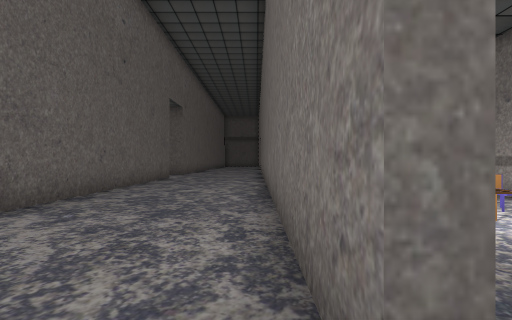
[1] (above)

19 first-person views from a walk through a 3-D level made in the Godot game engine. The camera is 1.5 m above the floor, looks level and sees 90° across. The floor is counted in squares, 2 m on a side. Each view is taken from the middle of a square. On the plan, view 1 faces up. The plan holds only what a view shows up to about 9 squares ahead; the rest is blank. Characters and animated objects are not drawn.

[2]
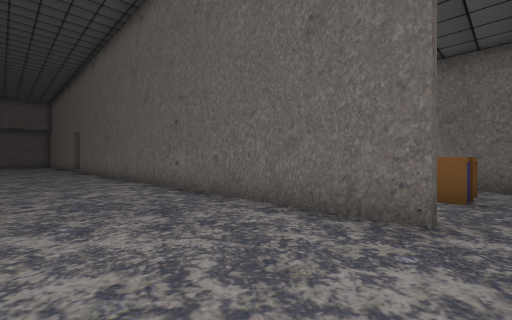

[3]
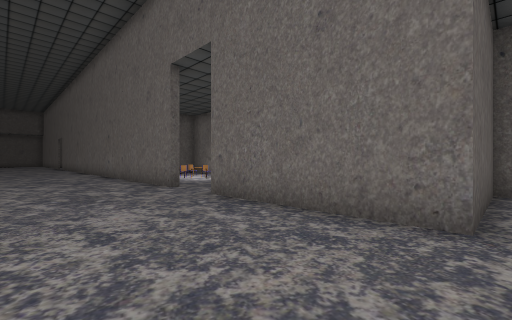

[4]
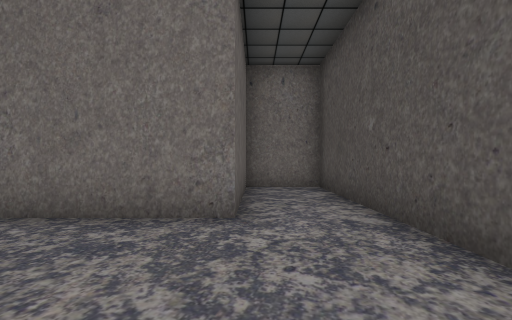

[5]
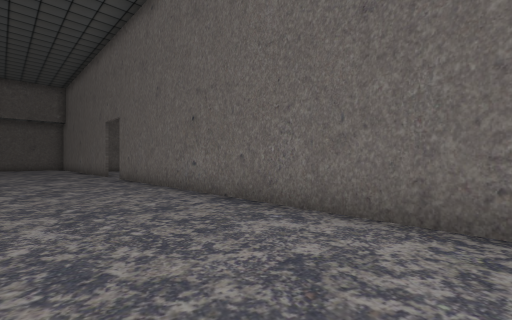

[6]
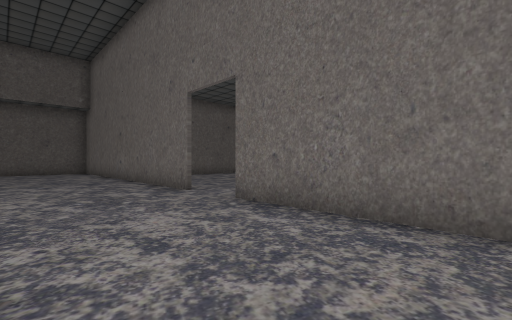

[7]
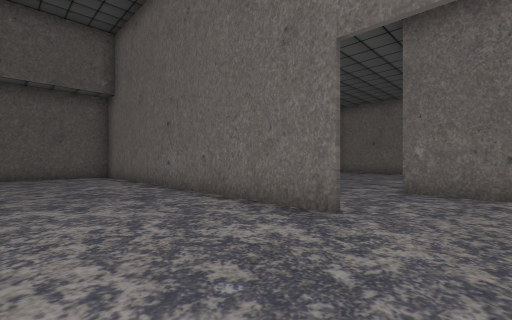

[8]
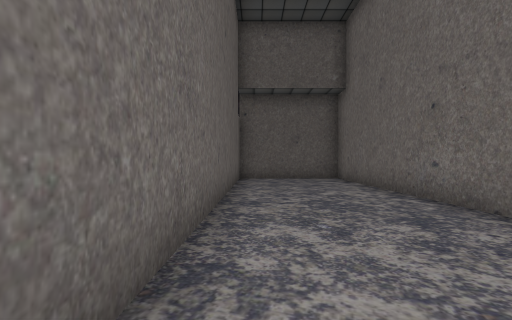

[9]
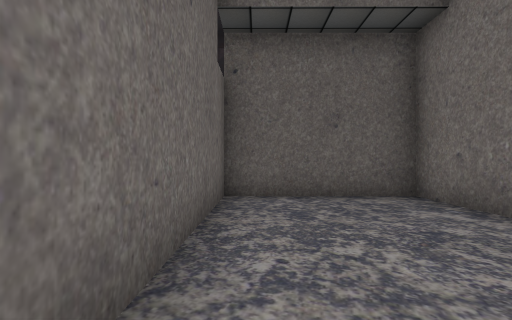

[10]
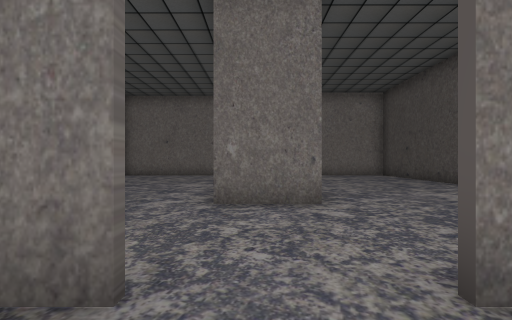

[11]
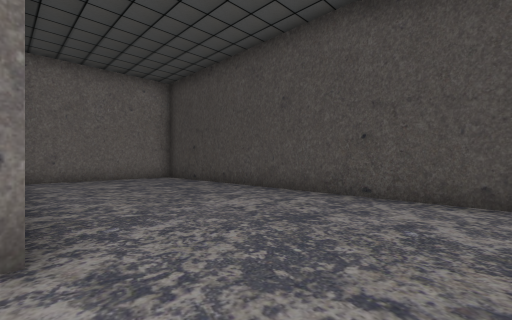

[12]
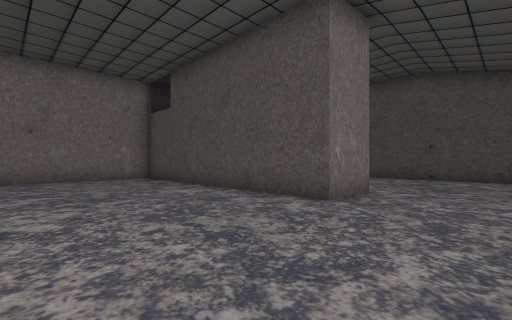

[13]
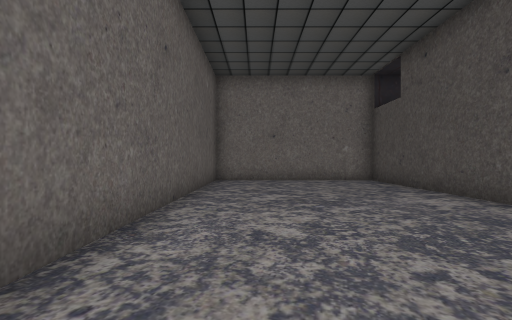

[14]
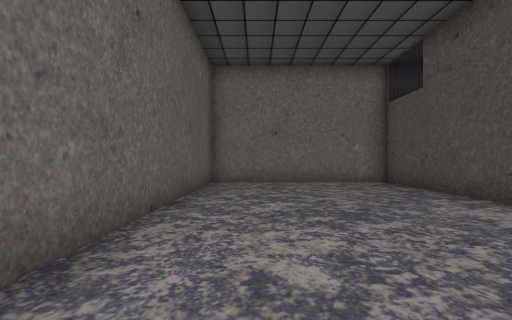

[15]
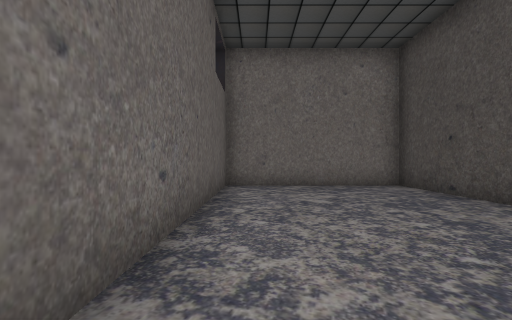

[16]
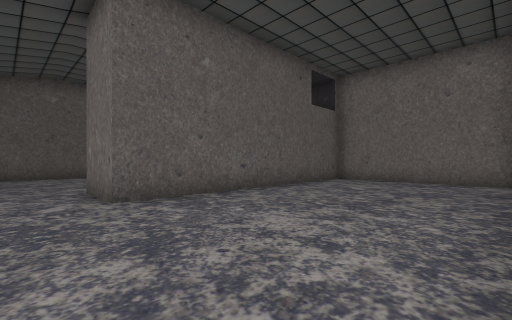

[17]
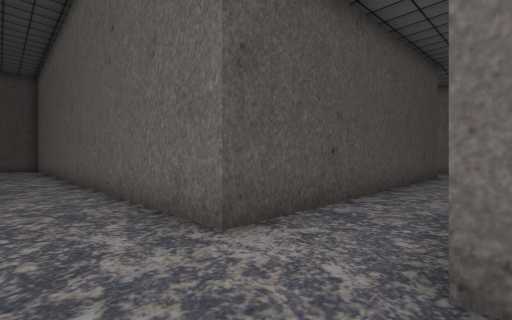

[18]
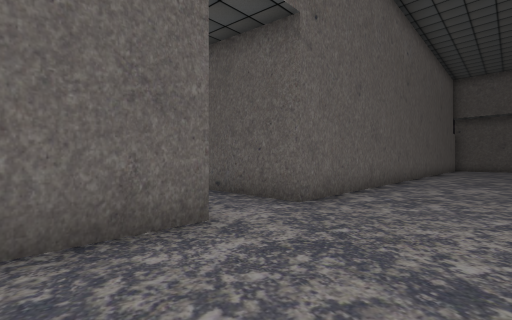

[19]
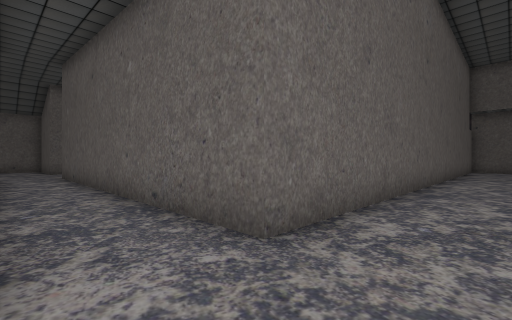

### Floor plan
Points are (right, up) in squares from view 1. A wall is a line through its corners. A room is listed if a view was taken in it or the views show most of it. See-through windows are left out.
Room 1 (views 1, 2, 3, 4, 5, 6, 7, 8, 9, 10, 17, 18, 19)
walls: (-5, 10.8) (-3.7, 10.8) (-3.7, 2); (0.3, 0.5) (0.3, 18); (0.3, 19.6) (0.3, 30.3) (-3.7, 30.3) (-3.7, 12.8) (-13, 12.8); (-1.2, -7.8) (4.1, -7.8) (4.1, -5.7) (0.3, -5.7) (0.3, -1.2)
ways out: opening at (0, 18.5) to room 2; opening at (1, -0.5)
Room 2 (views 11, 12, 13, 14, 15, 16)
walls: (0.9, 12.8) (11.5, 12.8) (11.5, 17.9) (3.4, 17.9) (3.4, 19.7) (11.5, 19.7) (11.5, 25.5) (2, 25.5)
ways out: opening at (0, 18.5) to room 1

Where each view was taken, in squares from view 1:
view 1: 0 up, 0 right, facing up
view 2: 0 up, 3 left, facing up-right
view 3: 6 down, 3 left, facing up-right
view 4: 6 down, 3 left, facing right
view 5: 7 up, 3 left, facing up-right
view 6: 14 up, 3 left, facing up-right
view 7: 18 up, 3 left, facing up-right
view 8: 20 up, 3 left, facing up
view 9: 25 up, 3 left, facing up
view 10: 19 up, 1 left, facing right
view 11: 18 up, 1 right, facing down-right
view 12: 24 up, 1 right, facing down-right
view 13: 24 up, 2 right, facing right
view 14: 24 up, 3 right, facing right
view 15: 17 up, 4 right, facing right
view 16: 13 up, 2 right, facing up-right
view 17: 13 up, 2 left, facing down-left
view 18: 9 up, 1 left, facing up-left
view 19: 11 up, 2 left, facing up-left
